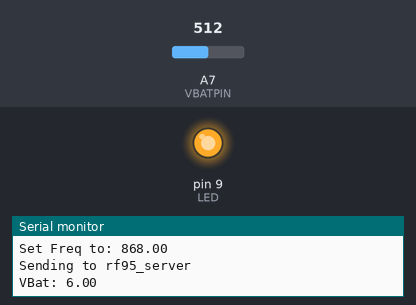
The sketch below on a simulated Arduino Nano, built with avr-gcc and run on an emulated ATmega328P. On the bench: output pins drawn as LEDs (lit = HIGH), the last lines printed to the serial monitor. The inputs (shaded band) are chosen by the test bench; at power-on: A7 (VBATPIN) = 512. No radio packets arrive unless stated.

Above: at 0.19 s.
At 4.2 s:
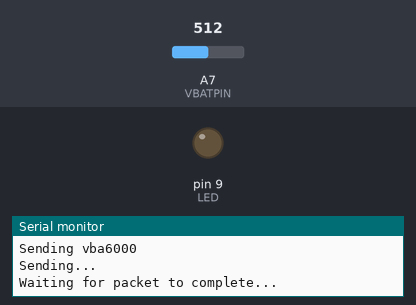
Timing chart, 0 to 10.7 s (numbered marks = the images above):
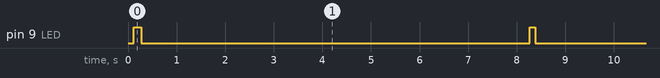

The sketch:

ada_m0_lora_tx.ino
```cpp
// Feather9x_TX
// -*- mode: C++ -*-
// Example sketch showing how to create a simple messaging client (transmitter)
// with the RH_RF95 class. RH_RF95 class does not provide for addressing or
// reliability, so you should only use RH_RF95 if you do not need the higher
// level messaging abilities.
// It is designed to work with the other example Feather9x_RX

// Send voltage
// https://learn.adafruit.com/adafruit-feather-m0-adalogger/power-management

#include <SPI.h>
#include <RH_RF95.h>
#include "LowPower.h"

/*
 SLEEP_15MS,
 SLEEP_30MS,
  SLEEP_60MS,
  SLEEP_120MS,
  SLEEP_250MS,
  SLEEP_500MS,
  SLEEP_1S,
  SLEEP_2S,
  SLEEP_4S,
  SLEEP_8S,
  SLEEP_FOREVER
*/


  // for feather m0
#define RFM95_CS 8
#define RFM95_RST 4
#define RFM95_INT 3


// Change to 434.0 or other frequency, must match RX's freq!
//#define RF95_FREQ 915.0
#define RF95_FREQ 868.0


// Singleton instance of the radio driver
RH_RF95 rf95(RFM95_CS, RFM95_INT);

// Blinky on receipt
#define LED 9

// Voltage PIN
#define VBATPIN A7

void setup()
{


  pinMode(LED, OUTPUT);
  //pinMode(RFM95_RST, OUTPUT);
  //digitalWrite(RFM95_RST, HIGH);

//  while (!Serial);
  Serial.begin(9600);
  delay(100);

  Serial.println(" LoRa TX Test!");


 // manual reset
  digitalWrite(RFM95_RST, LOW);
  delay(10);
  digitalWrite(RFM95_RST, HIGH);
  delay(10);


  while (!rf95.init()) {
    Serial.println("LoRa radio init failed");
    while (1);
  }
  Serial.println("LoRa radio init OK!");

  // Defaults after init are 434.0MHz, modulation GFSK_Rb250Fd250, +13dbM
  if (!rf95.setFrequency(RF95_FREQ)) {
    Serial.println("setFrequency failed");
    while (1);
  }
  Serial.print("Set Freq to: "); Serial.println(RF95_FREQ);

  // Defaults after init are 434.0MHz, 13dBm, Bw = 125 kHz, Cr = 4/5, Sf = 128chips/symbol, CRC on

  // The default transmitter power is 13dBm, using PA_BOOST.
  // If you are using RFM95/96/97/98 modules which uses the PA_BOOST transmitter pin, then
  // you can set transmitter powers from 5 to 23 dBm:
  rf95.setTxPower(23, false);
}

int16_t packetnum = 0;  // packet counter, we increment per xmission

void loop()
{
  digitalWrite(LED, HIGH);
  Serial.println("Sending to rf95_server");

  float measuredvbat = analogRead(VBATPIN);
  measuredvbat *= 2;    // we divided by 2, so multiply back
  measuredvbat *= 3.3;  // Multiply by 3.3V, our reference voltage
  measuredvbat /= 1024; // convert to voltage
  measuredvbat = 6;

  Serial.print("VBat: " ); Serial.println(measuredvbat);

  measuredvbat *= 1000; // convert to voltage in thousandths

//  char charVal[10];
//  itoa((int)measuredvbat, charVal, 10);
//  Serial.print("VBat: " ); Serial.println(charVal);

  char radiopacket[20] = "vbat:              ";
  itoa((int)measuredvbat, radiopacket+3, 10);
  radiopacket[19] = 0;
  Serial.print("Sending "); Serial.println(radiopacket);


  Serial.println("Sending..."); delay(10);
  rf95.send((uint8_t *)radiopacket, 20);

  Serial.println("Waiting for packet to complete..."); delay(10);
  rf95.waitPacketSent();

/*
  uint8_t buf[RH_RF95_MAX_MESSAGE_LEN];
  uint8_t len = sizeof(buf);

  Serial.println("Waiting for reply..."); delay(10);
  if (rf95.waitAvailableTimeout(1000))
  {
    // Should be a reply message for us now
    if (rf95.recv(buf, &len))
   {
      Serial.print("Got reply: ");
      Serial.println((char*)buf);
      Serial.print("RSSI: ");
      Serial.println(rf95.lastRssi(), DEC);
    }
    else
    {
      Serial.println("Receive failed");
    }
  }
  else
  {
    Serial.println("No reply, is there a listener around?");
  }
*/

    digitalWrite(LED, LOW);

  delay(8000);
//  LowPower.powerDown(SLEEP_8S, ADC_OFF, BOD_OFF);

}
```

Measured:
- by itself, pin 9 (LED): alternates HIGH for 0.11 s and LOW for 8.0 s
